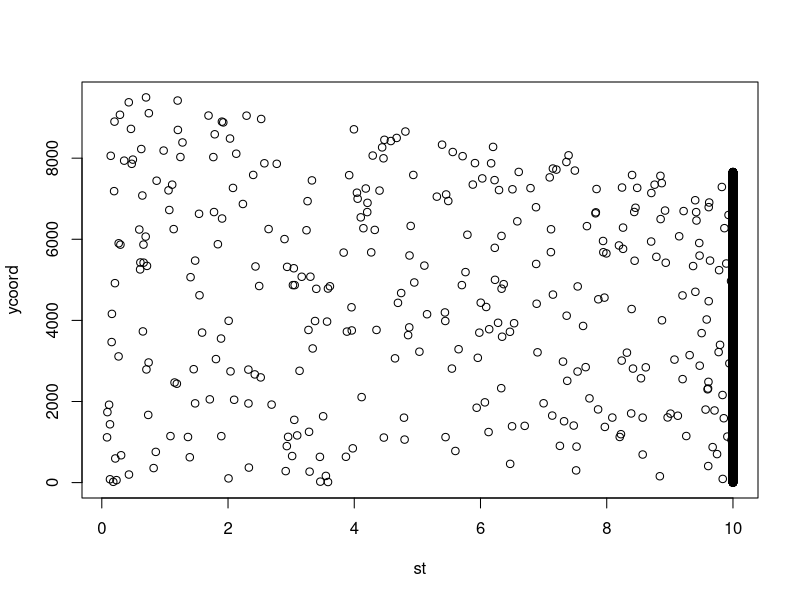
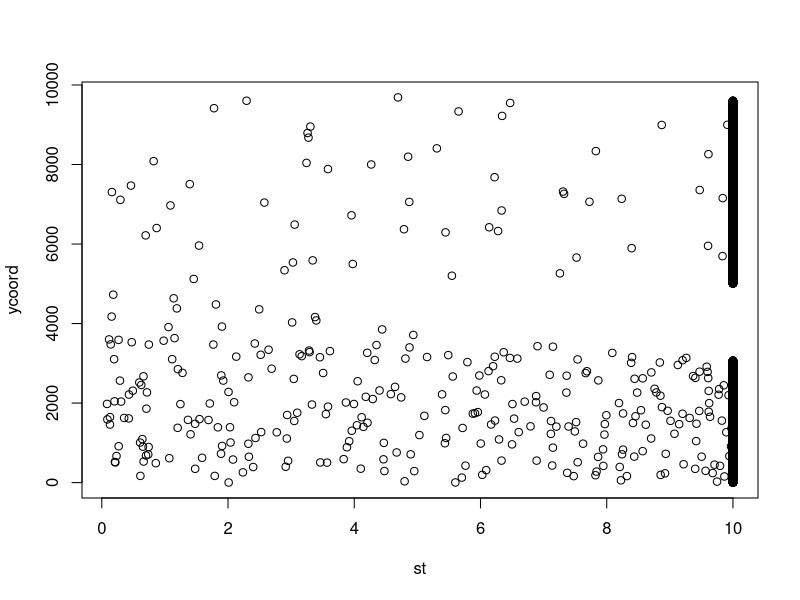
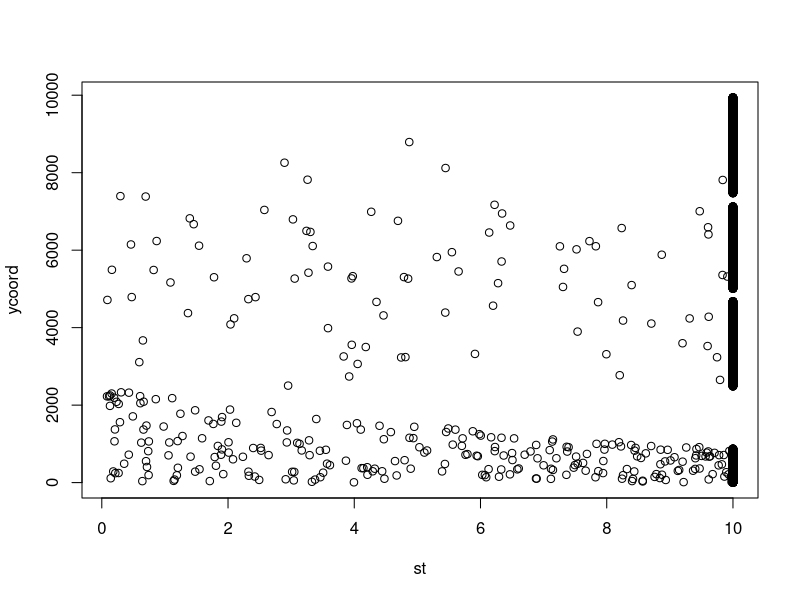
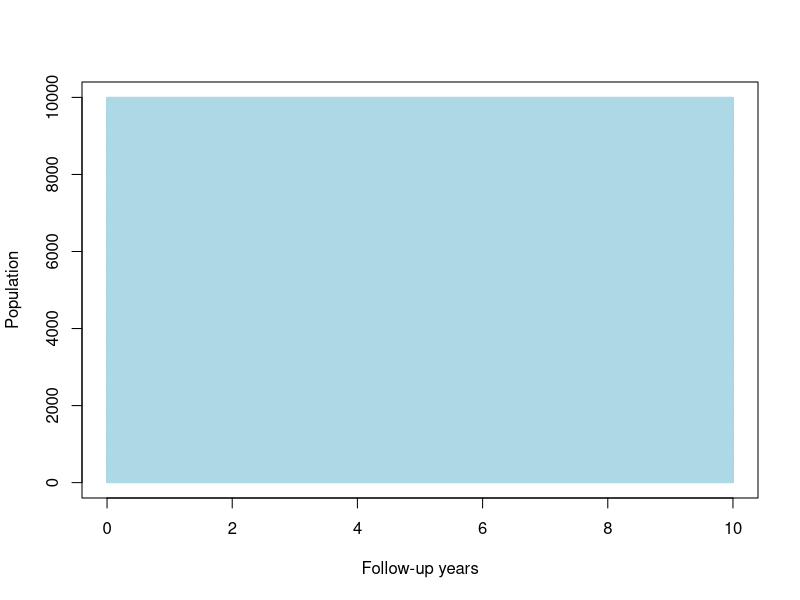
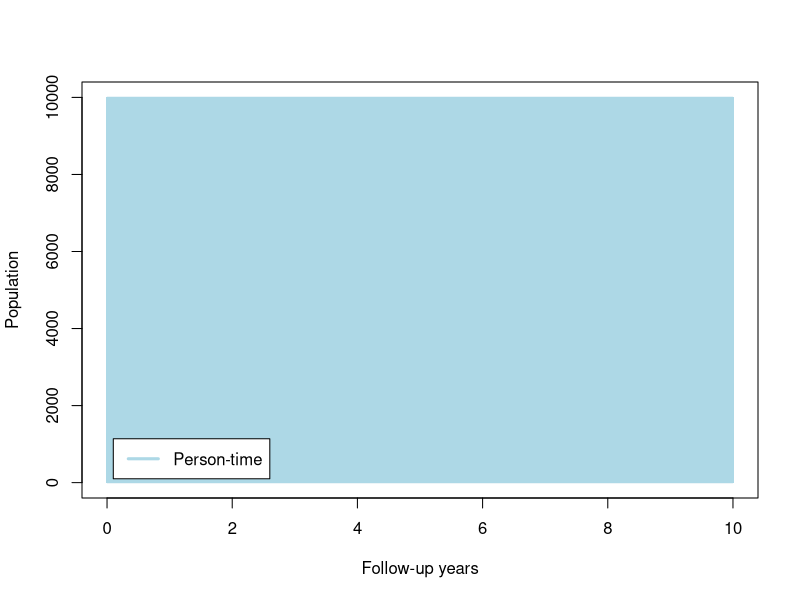
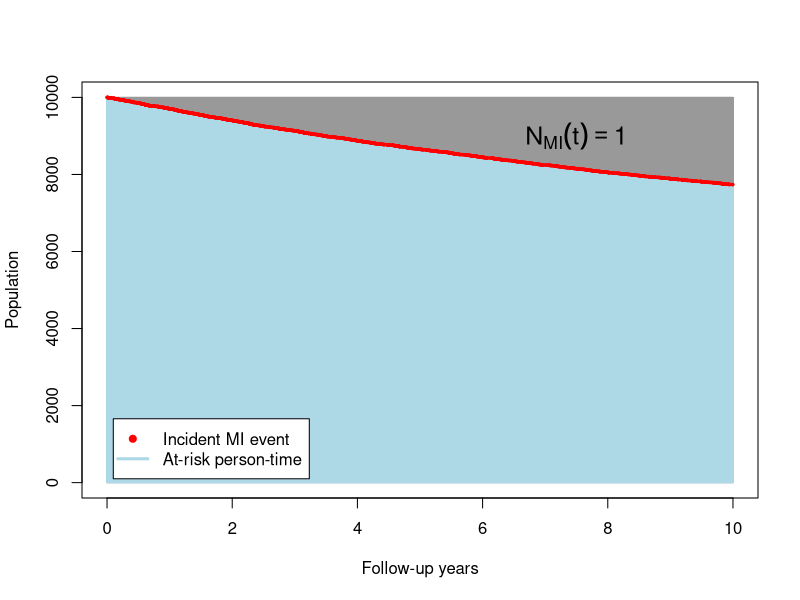
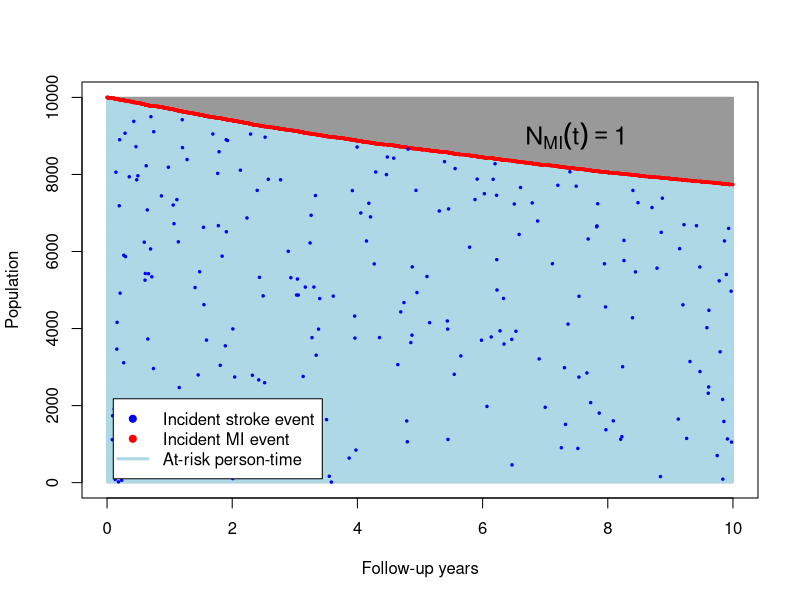
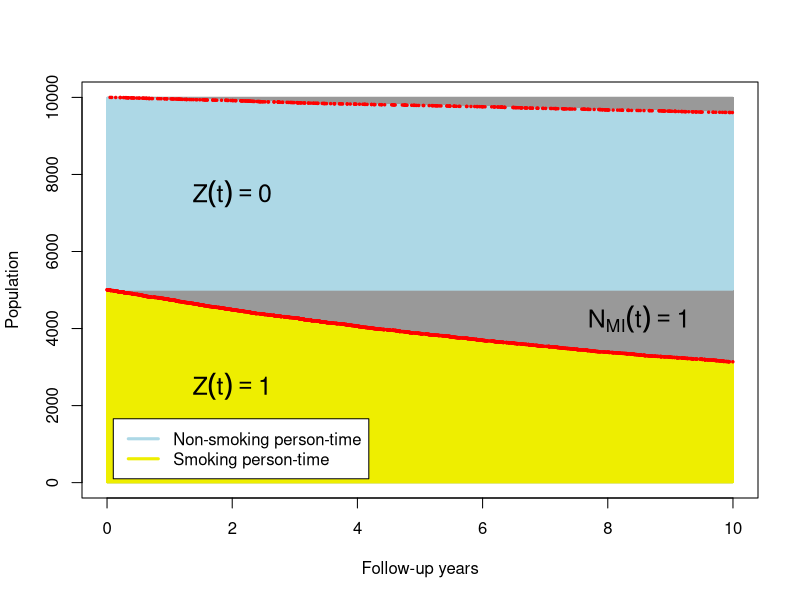

Write the R code that produced these figures, in order.
set.seed(1)
#setwd('~/Dropbox/work/CHL5209H_2015/slides')
#getwd()

N <- 10000
a1 <- 1
a2 <- 500
b1 <- 1
b2 <- 5000

x <- rbinom(N, 1, 0.5)
z <- rbinom(N, 1, 0.5)
table(x, z)

mi <- rweibull(N, a1, a2 * exp(2 * z + 2 * x)^(-1/a1))
st <- rweibull(N, b1, b2 * exp(2 * z + 2 * x)^(-1/b1))

yrs <- 10
mie <- mi < yrs
table(mie)
ste <- st < yrs
table(ste)
mi[!mie] <- yrs
st[!ste] <- yrs

stc <- st < mi
table(stc)
mic <- mi < st
table(mic)
t <- pmin(st, mi)

ycoord <- rep(NA, N)
for (i in 1:N) {
    ycoord[i] <- runif(1, 0, sum(mi >= st[i]))
}
plot(st, ycoord)

pdf(file.path(getwd(), 'studybase.pdf'), height=7, width=7, paper='special')
idx <- order(!mic, ifelse(mic, t, 0), decreasing=TRUE)
plot(1,1,type='n', xlim=c(0,yrs), ylim=c(1,N), xlab='Follow-up years', ylab='Population')
segments(rep(0.0, N), (1:N), rep(yrs, N), (1:N), col='lightblue')
dev.off()

pdf(file.path(getwd(), 'studybase2.pdf'), height=7, width=7, paper='special')
idx <- order(!mic, ifelse(mic, t, 0), decreasing=TRUE)
plot(1,1,type='n', xlim=c(0,yrs), ylim=c(1,N), xlab='Follow-up years', ylab='Population')
segments(rep(0.0, N), (1:N), rep(yrs, N), (1:N), col='lightblue')
op <- par(lwd=3)
legend(0.1, 100, legend=c('Person-time'), lty=c('solid'), col=c('lightblue'), bg='white', xjust=0, yjust=0, box.lwd=1)
par(op)
dev.off()

pdf(file.path(getwd(), 'atrisk.pdf'), height=7, width=7, paper='special')
idx <- order(!mic, ifelse(mic, t, 0), decreasing=TRUE)
plot(1,1,type='n', xlim=c(0,yrs), ylim=c(1,N), xlab='Follow-up years', ylab='Population')
segments(rep(0.0, N), (1:N), rep(yrs, N), (1:N), col='gray60')
segments(rep(0.0, N), (1:N), t[idx], (1:N), col='lightblue')
points((t[idx])[mic[idx]], (1:N)[mic[idx]], pch=20, col='red', cex=0.5)
text(7.5, 9000, expression(N[MI](t)==1), cex=1.5)
op <- par(lwd=3)
legend(0.1, 100, legend=c('Incident MI event','At-risk person-time'), pch=c(20, NA), lty=c(NA, 'solid'), col=c('red','lightblue'), bg='white',  pt.cex=c(1, NA), xjust=0, yjust=0, box.lwd=1)
par(op)
# points((t[idx])[stc[idx]], (1:N)[stc[idx]], pch=20, col='blue')
dev.off()

pdf(file.path(getwd(), 'events.pdf'), height=7, width=7, paper='special')
idx <- order(!mic, ifelse(mic, t, 0), decreasing=TRUE)
plot(1,1,type='n', xlim=c(0,yrs), ylim=c(1,N), xlab='Follow-up years', ylab='Population')
segments(rep(0.0, N), (1:N), rep(yrs, N), (1:N), col='gray60')
segments(rep(0.0, N), (1:N), t[idx], (1:N), col='lightblue')
points((t[idx])[mic[idx]], (1:N)[mic[idx]], pch=20, col='red', cex=0.5)
points((t[idx])[stc[idx]], (ycoord[idx])[stc[idx]], pch=20, col='blue', cex=0.5)
text(7.5, 9000, expression(N[MI](t)==1), cex=1.5)
op <- par(lwd=3)
legend(0.1, 100, legend=c('Incident stroke event','Incident MI event','At-risk person-time'), pch=c(20, 20, NA), lty=c(NA, NA, 'solid'), col=c('blue', 'red','lightblue'), bg='white',  pt.cex=c(1, 1, NA), xjust=0, yjust=0, box.lwd=1)
par(op)
dev.off()

pdf(file.path(getwd(), 'byz.pdf'), height=7, width=7, paper='special')
idx <- order(z, !mic, ifelse(mic, t, 0), decreasing=TRUE)
plot(1,1,type='n', xlim=c(0,yrs), ylim=c(1,N), xlab='Follow-up years', ylab='Population')
segments(rep(0.0, N), (1:N), rep(yrs, N), (1:N), col='gray60')
segments(rep(0.0, N), (1:N), t[idx], (1:N), col='lightblue')
segments(rep(0.0, N), (1:N)[z[idx]==1], (t[idx])[z[idx]==1], (1:N)[z[idx]==1], col='yellow2')
points((t[idx])[mic[idx]], (1:N)[mic[idx]], pch=20, col='red', cex=0.5)
 # text(8.5, 9250, expression(N[MI](t)==1), cex=1.5)
text(8.5, 4250, expression(N[MI](t)==1), cex=1.5)
text(2, 2500, expression(Z(t)==1), cex=1.5)
text(2, 7500, expression(Z(t)==0), cex=1.5)
op <- par(lwd=3)
legend(0.1, 100, legend=c('Non-smoking person-time','Smoking person-time'), lty=c('solid','solid'),
col=c('lightblue','yellow2'), bg='white', xjust=0, yjust=0, box.lwd=1)
par(op)
dev.off()

ycoord <- rep(NA, N)
for (i in 1:N) {
    if (z[i] == 1)
        ycoord[i] <- runif(1, 0, sum(mi >= st[i] & z == z[i]))
    else if (z[i] == 0)
        ycoord[i] <- runif(1, sum(z == 1), sum(z == 1) + sum(mi >= st[i] & z == z[i]))
}
plot(st, ycoord)

pdf(file.path(getwd(), 'byzevents.pdf'), height=7, width=7, paper='special')
idx <- order(z, !mic, ifelse(mic, t, 0), decreasing=TRUE)
plot(1,1,type='n', xlim=c(0,yrs), ylim=c(1,N), xlab='Follow-up years', ylab='Population')
segments(rep(0.0, N), (1:N), rep(yrs, N), (1:N), col='gray60')
segments(rep(0.0, N), (1:N), t[idx], (1:N), col='lightblue')
segments(rep(0.0, N), (1:N)[z[idx]==1], (t[idx])[z[idx]==1], (1:N)[z[idx]==1], col='yellow2')
points((t[idx])[mic[idx]], (1:N)[mic[idx]], pch=20, col='red', cex=0.5)
points((t[idx])[stc[idx]], (ycoord[idx])[stc[idx]], pch=20, col='blue', cex=0.5)
 # text(8.5, 9250, expression(N[MI](t)==1), cex=1.5)
text(8.5, 4250, expression(N[MI](t)==1), cex=1.5)
dev.off()

pdf(file.path(getwd(), 'byzrates.pdf'), height=7, width=7, paper='special')
idx <- order(z, !mic, ifelse(mic, t, 0), decreasing=TRUE)
plot(1,1,type='n', xlim=c(0,yrs), ylim=c(1,N), xlab='Follow-up years', ylab='Population')
segments(rep(0.0, N), (1:N), rep(yrs, N), (1:N), col='gray60')
segments(rep(0.0, N), (1:N), t[idx], (1:N), col='lightblue')
segments(rep(0.0, N), (1:N)[z[idx]==1], (t[idx])[z[idx]==1], (1:N)[z[idx]==1], col='yellow2')
points((t[idx])[mic[idx]], (1:N)[mic[idx]], pch=20, col='red', cex=0.5)
 # text(8.5, 9250, expression(N[MI](t)==1), cex=1.5)
text(8.5, 4250, expression(N[MI](t)==1), cex=1.5)
text(5, 2000, expression(hat(lambda)[S](paste(t, '|', Z(t)==1)) == frac(184, 38311) %~~% frac(4.8, 1000)), cex=1.5)
text(5, 7000, expression(hat(lambda)[S](paste(t, '|', Z(t)==0)) == frac(54, 47614) %~~% frac(1.1, 1000)), cex=1.5)
dev.off()

pdf(file.path(getwd(), 'byzx.pdf'), height=7, width=7, paper='special')
idx <- order(z, x, !mic, ifelse(mic, t, 0), decreasing=TRUE)
plot(1,1,type='n', xlim=c(0,yrs), ylim=c(1,N), xlab='Follow-up years', ylab='Population')
segments(rep(0.0, N), (1:N), rep(yrs, N), (1:N), col='gray60')
segments(rep(0.0, N), (1:N), t[idx], (1:N), col='lightblue')
segments(rep(0.0, N), (1:N)[z[idx]==1], (t[idx])[z[idx]==1], (1:N)[z[idx]==1], col='yellow2')
points((t[idx])[mic[idx]], (1:N)[mic[idx]], pch=20, col='red', cex=0.5)
 # text(8.5, 9250, expression(N[MI](t)==1), cex=1.5)
text(2, 500, expression(paste(Z(t)==1,', ',X(t)==1)), cex=1.25)
text(2, 3000, expression(paste(Z(t)==1,', ',X(t)==0)), cex=1.25)
text(2, 5500, expression(paste(Z(t)==0,', ',X(t)==1)), cex=1.25)
text(2, 8000, expression(paste(Z(t)==0,', ',X(t)==0)), cex=1.25)
text(8.5, 1900, expression(N[MI](t)==1), cex=1.25)
dev.off()

pdf(file.path(getwd(), 'byzxrates.pdf'), height=7, width=7, paper='special')
idx <- order(z, x, !mic, ifelse(mic, t, 0), decreasing=TRUE)
plot(1,1,type='n', xlim=c(0,yrs), ylim=c(1,N), xlab='Follow-up years', ylab='Population')
segments(rep(0.0, N), (1:N), rep(yrs, N), (1:N), col='gray60')
segments(rep(0.0, N), (1:N), t[idx], (1:N), col='lightblue')
segments(rep(0.0, N), (1:N)[z[idx]==1], (t[idx])[z[idx]==1], (1:N)[z[idx]==1], col='yellow2')
points((t[idx])[mic[idx]], (1:N)[mic[idx]], pch=20, col='red', cex=0.5)
 # text(8.5, 9250, expression(N[MI](t)==1), cex=1.5)
text(4, 600, expression(hat(lambda)[S](paste(t, '|', Z(t)==1, ', ', X(t)==1)) == frac(154, 14878) %~~% frac(10.2, 1000)), cex=1.25)
text(4, 3100, expression(hat(lambda)[S](paste(t, '|', Z(t)==1, ', ', X(t)==0)) == frac(32, 23433) %~~% frac(1.4, 1000)), cex=1.25)
text(4, 5600, expression(hat(lambda)[S](paste(t, '|', Z(t)==0, ', ', X(t)==1)) == frac(48, 22647) %~~% frac(2.1, 1000)), cex=1.25)
text(4, 8100, expression(hat(lambda)[S](paste(t, '|', Z(t)==0, ', ', X(t)==0)) == frac(5, 24967) %~~% frac(0.2, 1000)), cex=1.25)
text(8.5, 1900, expression(N[MI](t)==1), cex=1.25)
dev.off()

ycoord <- rep(NA, N)
for (i in 1:N) {
    if (z[i] == 1 & x[i] == 1)
        ycoord[i] <- runif(1, 0, sum(mi >= st[i] & z == z[i] & x == x[i]))
    else if (z[i] == 1 & x[i] == 0)
        ycoord[i] <- runif(1, sum(z == 1 & x == 1), sum(z == 1 & x == 1) + sum(mi >= st[i] & z == z[i] & x == x[i]))
    else if (z[i] == 0 & x[i] == 1)
        ycoord[i] <- runif(1, sum(z == 1), sum(z == 1) + sum(mi >= st[i] & z == z[i] & x == x[i]))
    else if (z[i] == 0 & x[i] == 0)
        ycoord[i] <- runif(1, sum(!(z == 0 & x == 0)), sum(!(z == 0 & x == 0)) + sum(mi >= st[i] & z == z[i] & x == x[i]))
}
plot(st, ycoord)

pdf(file.path(getwd(), 'byzxevents.pdf'), height=7, width=7, paper='special')
idx <- order(z, x, !mic, ifelse(mic, t, 0), decreasing=TRUE)
plot(1,1,type='n', xlim=c(0,yrs), ylim=c(1,N), xlab='Follow-up years', ylab='Population')
segments(rep(0.0, N), (1:N), rep(yrs, N), (1:N), col='gray60')
segments(rep(0.0, N), (1:N), t[idx], (1:N), col='lightblue')
segments(rep(0.0, N), (1:N)[z[idx]==1], (t[idx])[z[idx]==1], (1:N)[z[idx]==1], col='yellow2')
points((t[idx])[mic[idx]], (1:N)[mic[idx]], pch=20, col='red', cex=0.5)
points((t[idx])[stc[idx]], (ycoord[idx])[stc[idx]], pch=20, col='blue', cex=0.5)
 # text(8.5, 9250, expression(N[MI](t)==1), cex=1.5)
text(8.5, 1900, expression(N[MI](t)==1), cex=1.25)
dev.off()


1000 * sum(stc[z==1 & x==1])/sum(t[z==1 & x==1])
1000 * sum(stc[z==1 & x==0])/sum(t[z==1 & x==0])
1000 * sum(stc[z==0 & x==1])/sum(t[z==0 & x==1])
1000 * sum(stc[z==0 & x==0])/sum(t[z==0 & x==0])

sum(ste)/sum(st)
(sum(ste[z==1])/sum(st[z==1]))/(sum(ste[z==0])/sum(st[z==0]))

sum(stc)/sum(t)
(sum(stc[z==1])/sum(t[z==1]))/(sum(stc[z==0])/sum(t[z==0]))



